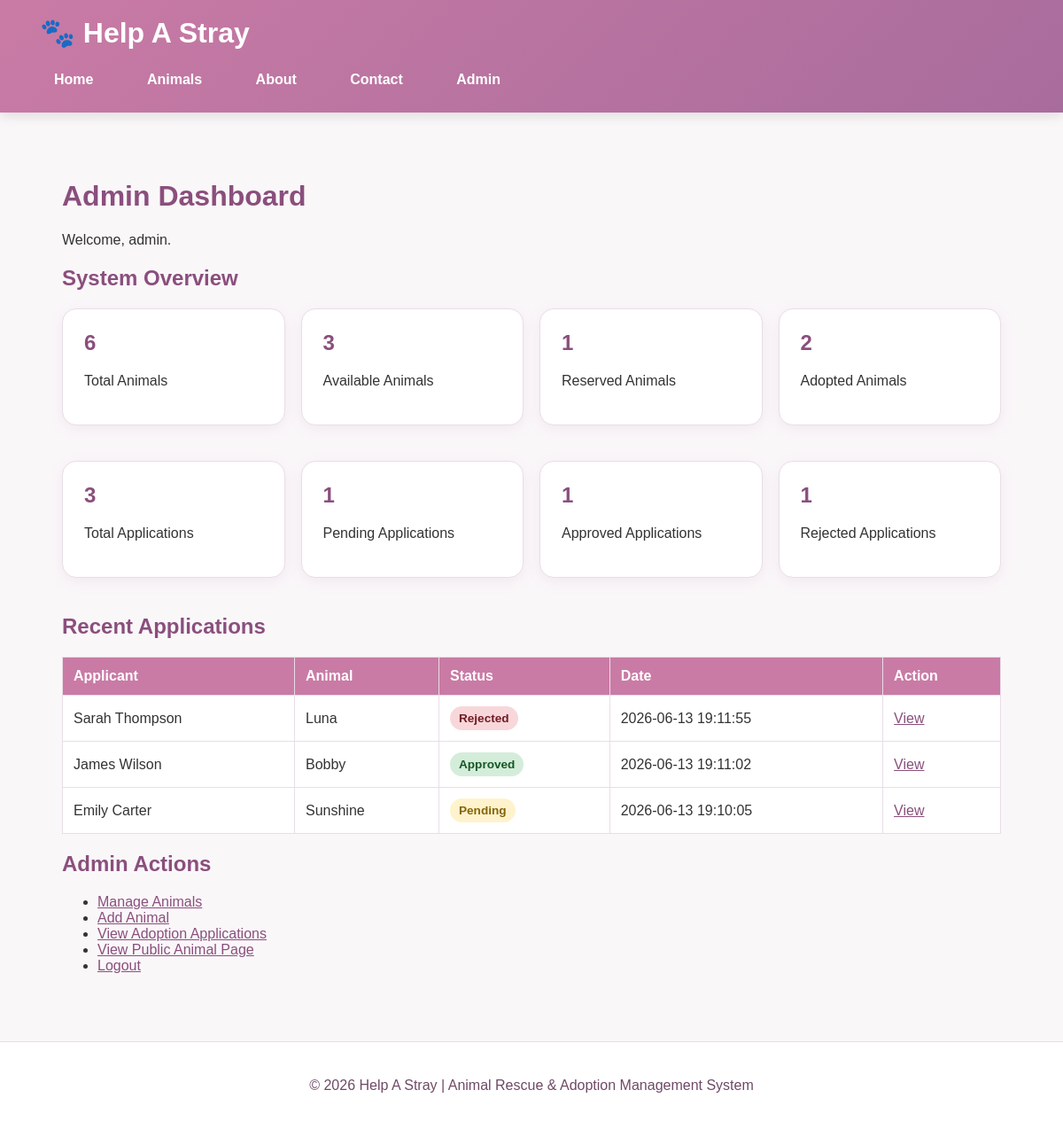
Page /admin/dashboard.php (signed in) on the committed database.
### tables this page shows
CREATE TABLE `applications` (
  `application_id` int(11) NOT NULL,
  `animal_id` int(11) NOT NULL,
  `full_name` varchar(100) NOT NULL,
  `email` varchar(100) NOT NULL,
  `phone` varchar(30) DEFAULT NULL,
  `address` text DEFAULT NULL,
  `housing_type` varchar(100) DEFAULT NULL,
  `experience` text DEFAULT NULL,
  `status` enum('Pending','Approved','Rejected') DEFAULT 'Pending',
  `application_date` timestamp NOT NULL DEFAULT current_timestamp()
);

CREATE TABLE `animals` (
  `animal_id` int(11) NOT NULL,
  `name` varchar(100) NOT NULL,
  `species` varchar(50) NOT NULL,
  `breed` varchar(100) DEFAULT NULL,
  `age` int(11) DEFAULT NULL,
  `gender` enum('Male','Female') NOT NULL,
  `description` text DEFAULT NULL,
  `image` varchar(255) DEFAULT NULL,
  `status` enum('Available','Reserved','Adopted') DEFAULT 'Available',
  `created_at` timestamp NOT NULL DEFAULT current_timestamp()
);

### admin/dashboard.php (the view, shortened to what this page needs)
<?php
require_once '../config/db.php';
$totalAnimals = $pdo->query("SELECT COUNT(*) FROM animals")->fetchColumn();
$availableAnimals = $pdo->query("SELECT COUNT(*) FROM animals WHERE status = 'Available'")->fetchColumn();
$reservedAnimals = $pdo->query("SELECT COUNT(*) FROM animals WHERE status = 'Reserved'")->fetchColumn();
$adoptedAnimals = $pdo->query("SELECT COUNT(*) FROM animals WHERE status = 'Adopted'")->fetchColumn();
$totalApplications = $pdo->query("SELECT COUNT(*) FROM applications")->fetchColumn();
$pendingApplications = $pdo->query("SELECT COUNT(*) FROM applications WHERE status = 'Pending'")->fetchColumn();
$approvedApplications = $pdo->query("SELECT COUNT(*) FROM applications WHERE status = 'Approved'")->fetchColumn();
$rejectedApplications = $pdo->query("SELECT COUNT(*) FROM applications WHERE status = 'Rejected'")->fetchColumn();
$recentStmt = $pdo->query("
    SELECT
        applications.application_id,
        applications.full_name,
        applications.status,
        applications.application_date,
        animals.name AS animal_name
    FROM applications
    INNER JOIN animals ON applications.animal_id = animals.animal_id
    ORDER BY applications.application_date DESC
    LIMIT 5
");
$recentApplications = $recentStmt->fetchAll(PDO::FETCH_ASSOC);
require_once '../includes/header.php';
?>
<h1>Admin Dashboard</h1>
<p>Welcome, <?php echo htmlspecialchars($_SESSION['admin_username']); ?>.</p>
<h2>System Overview</h2>
<div class="grid">
    <div class="card">
        <h2><?php echo $totalAnimals; ?></h2>
        <p>Total Animals</p>
    </div>
    <div class="card">
        <h2><?php echo $availableAnimals; ?></h2>
        <p>Available Animals</p>
    </div>
    <div class="card">
        <h2><?php echo $reservedAnimals; ?></h2>
        <p>Reserved Animals</p>
    </div>
    <div class="card">
        <h2><?php echo $adoptedAnimals; ?></h2>
        <p>Adopted Animals</p>
    </div>
    <div class="card">
        <h2><?php echo $totalApplications; ?></h2>
        <p>Total Applications</p>
    </div>
    <div class="card">
        <h2><?php echo $pendingApplications; ?></h2>
        <p>Pending Applications</p>
    </div>
    <div class="card">
        <h2><?php echo $approvedApplications; ?></h2>
        <p>Approved Applications</p>
    </div>
    <div class="card">
        <h2><?php echo $rejectedApplications; ?></h2>
        <p>Rejected Applications</p>
    </div>
</div>
<h2>Recent Applications</h2>
<?php if (count($recentApplications) === 0): ?>
    <div class="card">
        <p>No recent applications found.</p>
    </div>
<?php else: ?>
    <table>
        <tr>
            <th>Applicant</th>
            <th>Animal</th>
            <th>Status</th>
            <th>Date</th>
            <th>Action</th>
        </tr>
        <?php foreach ($recentApplications as $application): ?>
            <tr>
                <td><?php echo htmlspecialchars($application['full_name']); ?></td>
                <td><?php echo htmlspecialchars($application['animal_name']); ?></td>
                <td>
                    <span class="badge badge-<?php echo strtolower($application['status']); ?>">
                        <?php echo htmlspecialchars($application['status']); ?>
                    </span>
                </td>
                <td><?php echo htmlspecialchars($application['application_date']); ?></td>
                <td>
                    <a href="view-application.php?id=<?php echo $application['application_id']; ?>">
                        View
                    </a>
                </td>
            </tr>
        <?php endforeach; ?>
    </table>
<?php endif; ?>
<h2>Admin Actions</h2>
<ul>
    <li><a href="manage-animals.php">Manage Animals</a></li>
    <li><a href="add-animal.php">Add Animal</a></li>
    <li><a href="applications.php">View Adoption Applications</a></li>
    <li><a href="../public/animals.php">View Public Animal Page</a></li>
    <li><a href="logout.php">Logout</a></li>
</ul>
<?php require_once '../includes/footer.php'; ?>

### public/css/style.css (style rules this page uses)
* { box-sizing: border-box; }
body { background-color: red; }
body { font-family: Arial, sans-serif; margin: 0; background-color: #faf7f9; color: #333; }
.card { background: white; padding: 24px; margin-bottom: 22px; border-radius: 16px; border: 1px solid #eadde6; box-shadow: 0 4px 16px rgba(168, 108, 156, 0.10); transition: 0.2s ease; }
.grid { display: grid; grid-template-columns: repeat(auto-fit, minmax(230px, 1fr)); gap: 18px; }
h1, h2, h3 { color: #8a4f7d; }
.card h2 { margin-top: 0; color: #8a4f7d; }
a { color: #8a4f7d; }
table { width: 100%; border-collapse: collapse; background: white; overflow-x: auto; }
th, td { padding: 12px; border: 1px solid #eadde6; text-align: left; }
th { background-color: #c97ba5; color: white; }
.badge { display: inline-block; padding: 6px 10px; border-radius: 20px; font-size: 0.85rem; font-weight: bold; }
.badge-available, .badge-approved { background-color: #d4edda; color: #155724; }
.badge-reserved, .badge-pending { background-color: #fff3cd; color: #856404; }
.badge-adopted, .badge-rejected { background-color: #f8d7da; color: #721c24; }

### rows in the picture
applications: full_name "Sarah Thompson", animal.name "Luna", status "Rejected", application_date "2026-06-13 19:11:55"
applications: full_name "James Wilson", animal.name "Bobby", status "Approved", application_date "2026-06-13 19:11:02"
applications: full_name "Emily Carter", animal.name "Sunshine", status "Pending", application_date "2026-06-13 19:10:05"

### other values in the picture
$_SESSION['admin_username'] "admin"
$totalAnimals "6"
$availableAnimals "3"
$reservedAnimals "1"
$adoptedAnimals "2"
$totalApplications "3"
$pendingApplications "1"
$approvedApplications "1"
$rejectedApplications "1"
